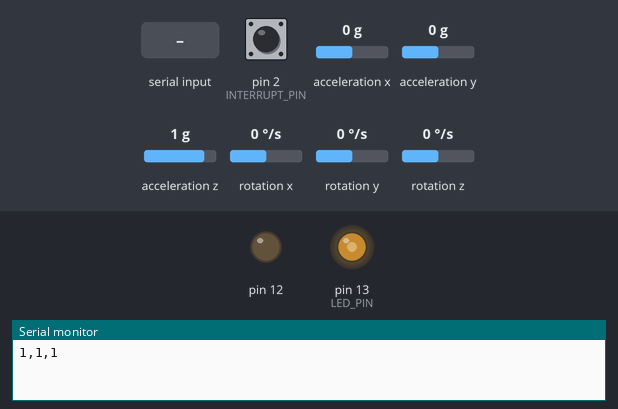
Bench run of a sketch on a simulated Arduino Leonardo, built with avr-gcc and run on an emulated ATmega32U4. On the bench: output pins drawn as LEDs (lit = HIGH), the last lines printed to the serial monitor. Inputs (shaded band) come from the test bench; at power-on: pin 2 (INTERRUPT_PIN) LOW, acceleration x 0 g, acceleration y 0 g, acceleration z 1 g, rotation x 0 °/s, rotation y 0 °/s, rotation z 0 °/s. The sensor or clock chip raises its interrupt line as the real part does.

Above: at 1.7 s.
1.8 s: ".\n" received over Serial
3.3 s: pin 2 (INTERRUPT_PIN) pulsed HIGH 5 times (0.12 s each, 0.3 s apart)
At 3.77 s:
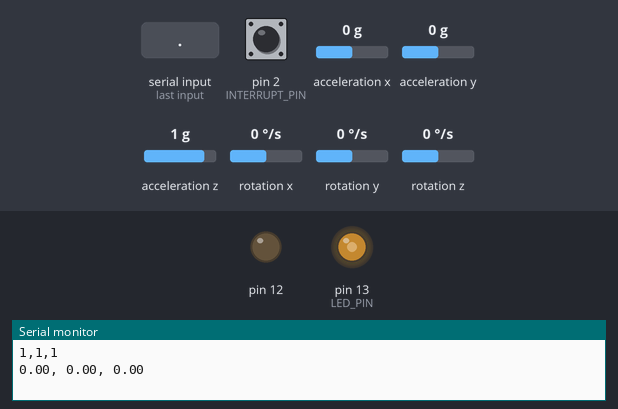
6.3 s: pin 2 (INTERRUPT_PIN) pulled HIGH for 0.15 s
At 7.2 s:
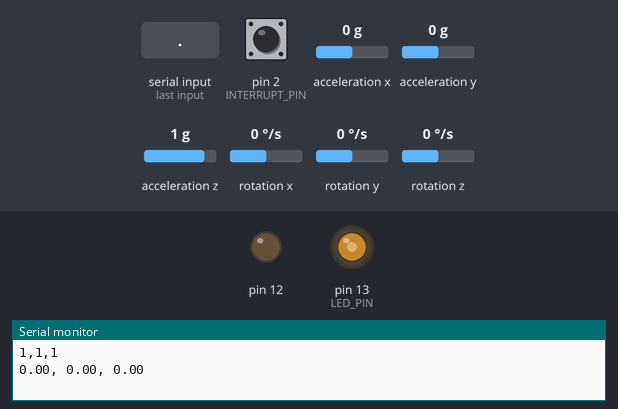
Timing chart, 0 to 9.3 s (numbered marks = the images above; inputs shaded):
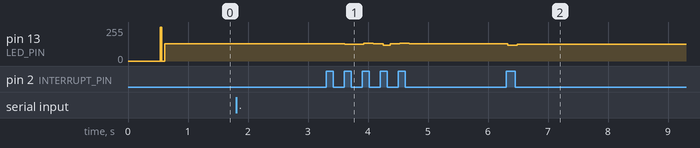

Measured:
- after the input at 3.3 s, pin 13 (LED_PIN): 131/255 → 124/255 after 0.31 s, → 135/255 0.32 s later, → 128/255 0.16 s later, → 120/255 0.16 s later, … (7 changes in this stretch)
- after the input at 6.3 s, pin 13 (LED_PIN): 128/255 → 120/255 at once, → 127/255 0.16 s later

The sketch:

DMP6.ino
```cpp
// I2C device class (I2Cdev) demonstration Arduino sketch for MPU6050 class using DMP (MotionApps v2.0)
// 6/21/2012 by Jeff Rowberg <jeff@rowberg.net>
// Updates should (hopefully) always be available at https://github.com/jrowberg/i2cdevlib
//
// Changelog:
//      2013-05-08 - added seamless Fastwire support
//                 - added note about gyro calibration
//      2012-06-21 - added note about Arduino 1.0.1 + Leonardo compatibility error
//      2012-06-20 - improved FIFO overflow handling and simplified read process
//      2012-06-19 - completely rearranged DMP initialization code and simplification
//      2012-06-13 - pull gyro and accel data from FIFO packet instead of reading directly
//      2012-06-09 - fix broken FIFO read sequence and change interrupt detection to RISING
//      2012-06-05 - add gravity-compensated initial reference frame acceleration output
//                 - add 3D math helper file to DMP6 example sketch
//                 - add Euler output and Yaw/Pitch/Roll output formats
//      2012-06-04 - remove accel offset clearing for better results (thanks Sungon Lee)
//      2012-06-01 - fixed gyro sensitivity to be 2000 deg/sec instead of 250
//      2012-05-30 - basic DMP initialization working

/* ============================================
I2Cdev device library code is placed under the MIT license
Copyright (c) 2012 Jeff Rowberg

Permission is hereby granted, free of charge, to any person obtaining a copy
of this software and associated documentation files (the "Software"), to deal
in the Software without restriction, including without limitation the rights
to use, copy, modify, merge, publish, distribute, sublicense, and/or sell
copies of the Software, and to permit persons to whom the Software is
furnished to do so, subject to the following conditions:

The above copyright notice and this permission notice shall be included in
all copies or substantial portions of the Software.

THE SOFTWARE IS PROVIDED "AS IS", WITHOUT WARRANTY OF ANY KIND, EXPRESS OR
IMPLIED, INCLUDING BUT NOT LIMITED TO THE WARRANTIES OF MERCHANTABILITY,
FITNESS FOR A PARTICULAR PURPOSE AND NONINFRINGEMENT. IN NO EVENT SHALL THE
AUTHORS OR COPYRIGHT HOLDERS BE LIABLE FOR ANY CLAIM, DAMAGES OR OTHER
LIABILITY, WHETHER IN AN ACTION OF CONTRACT, TORT OR OTHERWISE, ARISING FROM,
OUT OF OR IN CONNECTION WITH THE SOFTWARE OR THE USE OR OTHER DEALINGS IN
THE SOFTWARE.
===============================================
*/

// I2Cdev and MPU6050 must be installed as libraries, or else the .cpp/.h files
// for both classes must be in the include path of your project
#include "I2Cdev.h"

#include "MPU6050_6Axis_MotionApps20.h"
//#include "MPU6050.h" // not necessary if using MotionApps include file

// Arduino Wire library is required if I2Cdev I2CDEV_ARDUINO_WIRE implementation
// is used in I2Cdev.h
#if I2CDEV_IMPLEMENTATION == I2CDEV_ARDUINO_WIRE
    #include "Wire.h"
#endif

// class default I2C address is 0x68
// specific I2C addresses may be passed as a parameter here
// AD0 low = 0x68 (default for SparkFun breakout and InvenSense evaluation board)
// AD0 high = 0x69
MPU6050 mpu;
//MPU6050 mpu(0x69); // <-- use for AD0 high

/* =========================================================================
   NOTE: In addition to connection 3.3v, GND, SDA, and SCL, this sketch
   depends on the MPU-6050's INT pin being connected to the Arduino's
   external interrupt #0 pin. On the Arduino Uno and Mega 2560, this is
   digital I/O pin 2.
 * ========================================================================= */

/* =========================================================================
   NOTE: Arduino v1.0.1 with the Leonardo board generates a compile error
   when using Serial.write(buf, len). The Teapot output uses this method.
   The solution requires a modification to the Arduino USBAPI.h file, which
   is fortunately simple, but annoying. This will be fixed in the next IDE
   release. For more info, see these links:

   http://arduino.cc/forum/index.php/topic,109987.0.html
   http://code.google.com/p/arduino/issues/detail?id=958
 * ========================================================================= */


// uncomment "OUTPUT_READABLE_QUATERNION" if you want to see the actual
// quaternion components in a [w, x, y, z] format (not best for parsing
// on a remote host such as Processing or something though)
//#define OUTPUT_READABLE_QUATERNION

// uncomment "OUTPUT_READABLE_EULER" if you want to see Euler angles
// (in degrees) calculated from the quaternions coming from the FIFO.
// Note that Euler angles suffer from gimbal lock (for more info, see
// http://en.wikipedia.org/wiki/Gimbal_lock)
//#define OUTPUT_READABLE_EULER

// uncomment "OUTPUT_READABLE_YAWPITCHROLL" if you want to see the yaw/
// pitch/roll angles (in degrees) calculated from the quaternions coming
// from the FIFO. Note this also requires gravity vector calculations.
// Also note that yaw/pitch/roll angles suffer from gimbal lock (for
// more info, see: http://en.wikipedia.org/wiki/Gimbal_lock)
#define OUTPUT_READABLE_YAWPITCHROLL

// uncomment "OUTPUT_READABLE_REALACCEL" if you want to see acceleration
// components with gravity removed. This acceleration reference frame is
// not compensated for orientation, so +X is always +X according to the
// sensor, just without the effects of gravity. If you want acceleration
// compensated for orientation, us OUTPUT_READABLE_WORLDACCEL instead.
//#define OUTPUT_READABLE_REALACCEL

// uncomment "OUTPUT_READABLE_WORLDACCEL" if you want to see acceleration
// components with gravity removed and adjusted for the world frame of
// reference (yaw is relative to initial orientation, since no magnetometer
// is present in this case). Could be quite handy in some cases.
//#define OUTPUT_READABLE_WORLDACCEL

// uncomment "OUTPUT_TEAPOT" if you want output that matches the
// format used for the InvenSense teapot demo
//#define OUTPUT_TEAPOT

// global yaw pitch roll initialization and calibration flag
double gx = 0, gy = 0, gz = 0, prevgz = 0, gzoffset = 0;
bool Calibration = true;


#define INTERRUPT_PIN 2  // use pin 2 on Arduino Uno & most boards
#define LED_PIN 13 // (Arduino is 13, Teensy is 11, Teensy++ is 6)
bool blinkState = false;

// MPU control/status vars
bool dmpReady = false;  // set true if DMP init was successful
uint8_t mpuIntStatus;   // holds actual interrupt status byte from MPU
uint8_t devStatus;      // return status after each device operation (0 = success, !0 = error)
uint16_t packetSize;    // expected DMP packet size (default is 42 bytes)
uint16_t fifoCount;     // count of all bytes currently in FIFO
uint8_t fifoBuffer[64]; // FIFO storage buffer

// orientation/motion vars
Quaternion q;           // [w, x, y, z]         quaternion container
VectorInt16 aa;         // [x, y, z]            accel sensor measurements
VectorInt16 aaReal;     // [x, y, z]            gravity-free accel sensor measurements
VectorInt16 aaWorld;    // [x, y, z]            world-frame accel sensor measurements
VectorFloat gravity;    // [x, y, z]            gravity vector
float euler[3];         // [psi, theta, phi]    Euler angle container
float ypr[3];           // [yaw, pitch, roll]   yaw/pitch/roll container and gravity vector

// packet structure for InvenSense teapot demo
uint8_t teapotPacket[14] = { '$', 0x02, 0,0, 0,0, 0,0, 0,0, 0x00, 0x00, '\r', '\n' };


// ================================================================
// ===               INTERRUPT DETECTION ROUTINE                ===
// ================================================================

volatile bool mpuInterrupt = false;     // indicates whether MPU interrupt pin has gone high
void dmpDataReady() {
    mpuInterrupt = true;
}


// ================================================================
// ===                      INITIAL SETUP                       ===
// ================================================================

void setup() {
    // join I2C bus (I2Cdev library doesn't do this automatically)
    #if I2CDEV_IMPLEMENTATION == I2CDEV_ARDUINO_WIRE
        Wire.begin();
        Wire.setClock(400000); // 400kHz I2C clock. Comment this line if having compilation difficulties
    #elif I2CDEV_IMPLEMENTATION == I2CDEV_BUILTIN_FASTWIRE
        Fastwire::setup(400, true);
    #endif

    // initialize serial communication
    // (115200 chosen because it is required for Teapot Demo output, but it's
    // really up to you depending on your project)
    Serial.begin(38400);
    while (!Serial); // wait for Leonardo enumeration, others continue immediately

    // NOTE: 8MHz or slower host processors, like the Teensy @ 3.3v or Ardunio
    // Pro Mini running at 3.3v, cannot handle this baud rate reliably due to
    // the baud timing being too misaligned with processor ticks. You must use
    // 38400 or slower in these cases, or use some kind of external separate
    // crystal solution for the UART timer.

    // initialize device
    //Serial.println(F("Initializing I2C devices..."));
    mpu.initialize();
    pinMode(INTERRUPT_PIN, INPUT);

    // verify connection
    //Serial.println(F("Testing device connections..."));
    Serial.println(mpu.testConnection() ? F("1,1,1") : F("0,0,0"));

    // wait for ready
//    Serial.println(F("\nSend any character to begin DMP programming and demo: "));
//    while (Serial.available() && Serial.read()); // empty buffer
//    while (!Serial.available());                 // wait for data
//    while (Serial.available() && Serial.read()); // empty buffer again

    // load and configure the DMP
    //Serial.println(F("Initializing DMP..."));
    devStatus = mpu.dmpInitialize();

    // supply your own gyro offsets here, scaled for min sensitivity
    mpu.setXGyroOffset(220);
    mpu.setYGyroOffset(76);
    mpu.setZGyroOffset(0);
    mpu.setZAccelOffset(1788); // 1688 factory default for my test chip

    // make sure it worked (returns 0 if so)
    if (devStatus == 0) {
        // turn on the DMP, now that it's ready
        //Serial.println(F("Enabling DMP..."));
        mpu.setDMPEnabled(true);

        // enable Arduino interrupt detection
        //Serial.println(F("Enabling interrupt detection (Arduino external interrupt 0)..."));
        attachInterrupt(digitalPinToInterrupt(INTERRUPT_PIN), dmpDataReady, RISING);
        mpuIntStatus = mpu.getIntStatus();

        // set our DMP Ready flag so the main loop() function knows it's okay to use it
//        Serial.println(F("DMP ready! Waiting for first interrupt..."));
        dmpReady = true;

        // get expected DMP packet size for later comparison
        packetSize = mpu.dmpGetFIFOPacketSize();
    } else {
        // ERROR!
        // 1 = initial memory load failed
        // 2 = DMP configuration updates failed
        // (if it's going to break, usually the code will be 1)
        Serial.print(F("DMP Initialization failed (code "));
        Serial.print(devStatus);
        Serial.println(F(")"));
    }

    // configure LED for output
    pinMode(LED_PIN, OUTPUT);
    pinMode(12, OUTPUT);
//    delay(20000);

}


// ================================================================
// ===                    MAIN PROGRAM LOOP                     ===
// ================================================================

void loop() {
    // if programming failed, don't try to do anything
    if (!dmpReady) return;

    // wait for MPU interrupt or extra packet(s) available
    while (!mpuInterrupt && fifoCount < packetSize) {
        // other program behavior stuff here
        // .
        // .
        // .
        // if you are really paranoid you can frequently test in between other
        // stuff to see if mpuInterrupt is true, and if so, "break;" from the
        // while() loop to immediately process the MPU data
        // .
        // .
        // .
    }

    // reset interrupt flag and get INT_STATUS byte
    mpuInterrupt = false;
    mpuIntStatus = mpu.getIntStatus();

    // get current FIFO count
    fifoCount = mpu.getFIFOCount();

    // check for overflow (this should never happen unless our code is too inefficient)
    if ((mpuIntStatus & 0x10) || fifoCount == 1024) {
        // reset so we can continue cleanly
        mpu.resetFIFO();
        Serial.println(F("FIFO overflow!"));

    // otherwise, check for DMP data ready interrupt (this should happen frequently)
    } else if (mpuIntStatus & 0x02) {
        // wait for correct available data length, should be a VERY short wait
        while (fifoCount < packetSize) fifoCount = mpu.getFIFOCount();

        // read a packet from FIFO
        mpu.getFIFOBytes(fifoBuffer, packetSize);

        // track FIFO count here in case there is > 1 packet available
        // (this lets us immediately read more without waiting for an interrupt)
        fifoCount -= packetSize;

        #ifdef OUTPUT_READABLE_QUATERNION
            // display quaternion values in easy matrix form: w x y z
            mpu.dmpGetQuaternion(&q, fifoBuffer);
            Serial.print("quat\t");
            Serial.print(q.w);
            Serial.print("\t");
            Serial.print(q.x);
            Serial.print("\t");
            Serial.print(q.y);
            Serial.print("\t");
            Serial.println(q.z);
        #endif

        #ifdef OUTPUT_READABLE_EULER
            // display Euler angles in degrees
            mpu.dmpGetQuaternion(&q, fifoBuffer);
            mpu.dmpGetEuler(euler, &q);
            Serial.print("euler\t");
            Serial.print(euler[0] * 180/M_PI);
            Serial.print("\t");
            Serial.print(euler[1] * 180/M_PI);
            Serial.print("\t");
            Serial.println(euler[2] * 180/M_PI);
        #endif

        #ifdef OUTPUT_READABLE_YAWPITCHROLL

            // Calibration routine
            while(Calibration){

              digitalWrite(12, HIGH);

              mpu.dmpGetQuaternion(&q, fifoBuffer);
              mpu.dmpGetGravity(&gravity, &q);
              mpu.dmpGetYawPitchRoll(ypr, &q, &gravity);

              gz = ypr[0] * 180/M_PI;

              if ((gz - prevgz) <= 0.01){
                Calibration = false;
                digitalWrite(12, LOW);
                gzoffset = gz;
                break;
              }

              prevgz = gz;

              delay(1000);
            }

            // display Euler angles in degrees
            mpu.dmpGetQuaternion(&q, fifoBuffer);
            mpu.dmpGetGravity(&gravity, &q);
            mpu.dmpGetYawPitchRoll(ypr, &q, &gravity);
            //Serial.print("ypr\t");

            gx = ypr[2] * 180/M_PI;
            gy = ypr[1] * 180/M_PI;
            gz = ypr[0] * 180/M_PI - gzoffset;

//            if (Calibration){
//              gzoffset = gz;
//              Calibration = false;
//            }

             if(Serial.available())
            {
              char rx_char;
              // dummy read
              rx_char = Serial.read();
              // we have to send data, as requested
              if (rx_char == '.'){
                digitalWrite(13, HIGH);
                Serial.print(gx, 2);
                Serial.print(", ");
                Serial.print(gy, 2);
                Serial.print(", ");
                Serial.println(gz, 2);
                digitalWrite(13, LOW);
              }
              // reset z gyro axis
              if (rx_char == 'z'){
                gz = 0;
              }
            }
        #endif

        #ifdef OUTPUT_READABLE_REALACCEL
            // display real acceleration, adjusted to remove gravity
            mpu.dmpGetQuaternion(&q, fifoBuffer);
            mpu.dmpGetAccel(&aa, fifoBuffer);
            mpu.dmpGetGravity(&gravity, &q);
            mpu.dmpGetLinearAccel(&aaReal, &aa, &gravity);
            Serial.print("areal\t");
            Serial.print(aaReal.x);
            Serial.print("\t");
            Serial.print(aaReal.y);
            Serial.print("\t");
            Serial.println(aaReal.z);
        #endif

        #ifdef OUTPUT_READABLE_WORLDACCEL
            // display initial world-frame acceleration, adjusted to remove gravity
            // and rotated based on known orientation from quaternion
            mpu.dmpGetQuaternion(&q, fifoBuffer);
            mpu.dmpGetAccel(&aa, fifoBuffer);
            mpu.dmpGetGravity(&gravity, &q);
            mpu.dmpGetLinearAccel(&aaReal, &aa, &gravity);
            mpu.dmpGetLinearAccelInWorld(&aaWorld, &aaReal, &q);
            Serial.print("aworld\t");
            Serial.print(aaWorld.x);
            Serial.print("\t");
            Serial.print(aaWorld.y);
            Serial.print("\t");
            Serial.println(aaWorld.z);
        #endif

        #ifdef OUTPUT_TEAPOT
            // display quaternion values in InvenSense Teapot demo format:
            teapotPacket[2] = fifoBuffer[0];
            teapotPacket[3] = fifoBuffer[1];
            teapotPacket[4] = fifoBuffer[4];
            teapotPacket[5] = fifoBuffer[5];
            teapotPacket[6] = fifoBuffer[8];
            teapotPacket[7] = fifoBuffer[9];
            teapotPacket[8] = fifoBuffer[12];
            teapotPacket[9] = fifoBuffer[13];
            Serial.write(teapotPacket, 14);
            teapotPacket[11]++; // packetCount, loops at 0xFF on purpose
        #endif

        // blink LED to indicate activity
        blinkState = !blinkState;
        digitalWrite(LED_PIN, blinkState);
    }
}
```
